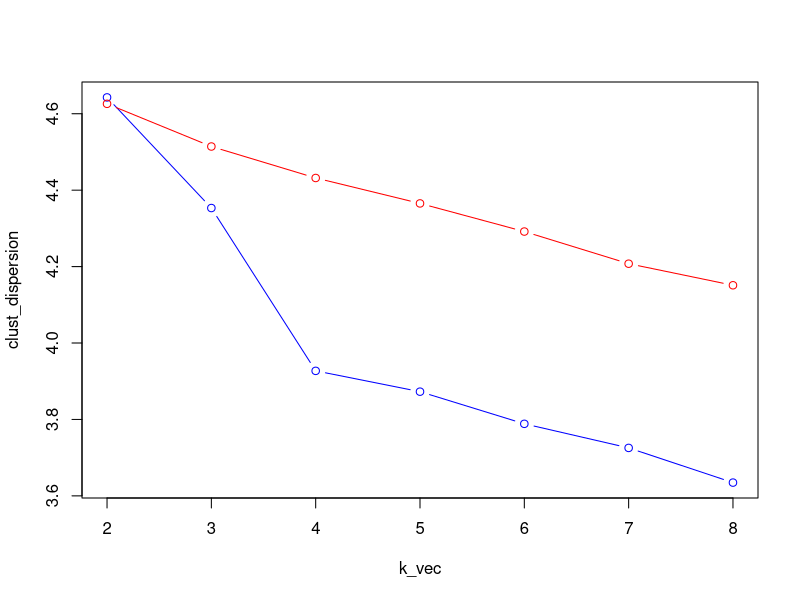
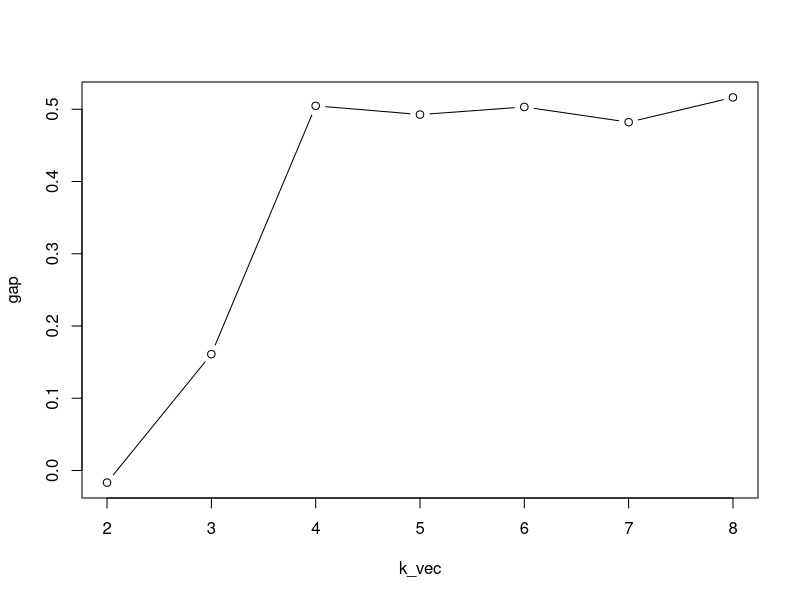

Source code (R) for these figures, in order:
library(purrr)

set.seed(1)

nclust = 5 #number of clusters
n = 6 #number of species per cluster
nspec = nclust * n
nres = 20 #number of traits per species

makeI = \(nclust, nspec, nres) {
  clust_traits = matrix(0, nrow = nclust, ncol = nres)
  nconsume = floor(nres/nclust)
  for (i in 1:nclust) {
    clust_traits[i, (nconsume * (i-1) + 1):(nconsume * i)] = rep(1, nconsume)
  }
  nspec = nclust * n
  I = matrix(0, nrow = nspec, nres)
  for (i in 1:nspec) {
    I[i,] = clust_traits[ceiling(i/n),]
    for (j in 1:nres) {
      flip = rbernoulli(1, 0.1)
      if (flip == 1) {
        if (I[i,j] == 0) {
          I[i,j] = 1
        }
        else {
          I[i,j] = 0
        }
      }
    }
  }
  return(I)
}

data = makeI(nclust, nspec, nres)
#weights = runif(nspec)
weights = c(rep(.01, nspec/5), rep(.9, 4 * nspec / 5))
#weights = rep(1, nspec)

weighted_hamming_dist = function(vec1, vec2, weight) {
  distance <- sum(vec1 != vec2) * weight
  return(distance)
}

weighted_mode = function(x, weights) {
  unique_vals = unique(x)
  weighted_freq = sapply(unique_vals, function(val) {
    sum(weights[x == val])
  })
  unique_vals[which.max(weighted_freq)]
  #unique_vals[which.max(rank(weighted_freq, ties.method = "random"))]
}

init_centers = function(data, weights, k) {
  n = nrow(data)
  centers = matrix(nrow = k, ncol = ncol(data))
  first_center_idx = sample(1:n, 1)
  centers[1, ] = data[first_center_idx, ]
  
  for (i in 2:k) {
    min_diss = apply(data, 1, function(obs) {
      min(sapply(1:(i-1), function(c) {
        weighted_hamming_dist(obs, centers[c, ], weights)
      }))
    })
    
    prob <- min_diss^2 / sum(min_diss^2)
    
    next_center_idx = sample(1:n, 1, prob = prob)
    centers[i, ] = data[next_center_idx, ]
  }
  
  return(centers)
}

weighted_k_modes = function(data, weights, k, max_iter) {
  centers = init_centers(data, weights, k)
  #centers = data[sample(1:nrow(data), k), ]
  clusters = rep(0, nrow(data))
  convergence = 0
  iter = 1
  
  while (convergence == 0) {
    for (i in 1:nrow(data)) {
      centers_dists = rep(0, k)
      for (j in 1:k) {
        centers_dists[j] = weighted_hamming_dist(data[i,], centers[j,], weights[i])
      }
      clusters[i] = which.min(centers_dists)
    }
    
    new_centers = centers
    for (i in 1:k) {
      cluster_pts = data[clusters == i, , drop = FALSE]
      clusters_wts = weights[clusters == i]
      new_centers[i,] = apply(cluster_pts, 2, weighted_mode, weights = weights)
    }
    
    if (all(centers == new_centers) || iter == max_iter) {
      convergence = 1
    }
    
    centers = new_centers
    iter = iter + 1
  }
  list(clusters = clusters, centers = centers)
}

calculate_within_cluster_error = function(data, clusters, centers, weights) {
  total_error = 0
  
  for (i in unique(clusters)) {
    cluster_data = data[clusters == i, , drop = FALSE]
    cluster_weights = weights[clusters == i]
    cluster_center = centers[i, ]
    
    for (j in 1:nrow(cluster_data)) {
      dissimilarity = sum((cluster_data[j, ] != cluster_center) * cluster_weights[j])
      total_error = total_error + dissimilarity
    }
  }
  
  return(total_error)
}

get_null_data = function(data) {
  n = nrow(data)
  m = ncol(data)
  null_data = matrix(0, nrow = n, ncol = m)
  
  for (j in 1:m) {
    null_data[,j] = sample(data[,j], n, replace = T)
  }
  
  return(null_data)
}

k_vec = 2:8
clust_dispersion = rep(0, length(k_vec))
for (i in 1:length(k_vec)) {
  errs = rep(0, 10)
  for (j in 1:10) {
    kmode = weighted_k_modes(data, weights, k_vec[i], max_iter = 100)
    errs[j] = calculate_within_cluster_error(data, kmode$clusters, kmode$centers, weights)
  }
  clust_dispersion[i] = log(min(errs))
}

n_bootstrap = 10
null_clust_dispersion = matrix(0, nrow = n_bootstrap, ncol = length(k_vec))

for (i in 1:n_bootstrap) {
  null_data = get_null_data(data)
  for (j in 1:length(k_vec)) {
    errs = rep(0, 10)
    for (k in 1:10) {
      kmode = weighted_k_modes(null_data, weights, k_vec[j], max_iter = 100)
      errs[k] = calculate_within_cluster_error(null_data, kmode$clusters, kmode$centers, weights)
    }
    null_clust_dispersion[i,j] = log(min(errs))
  }
}

null_clust_dispersion_avg = colSums(null_clust_dispersion) / n_bootstrap

gap = null_clust_dispersion_avg - clust_dispersion

plot(k_vec, clust_dispersion, type = 'b', col = 'blue')
lines(k_vec, null_clust_dispersion_avg, type = 'b', col = 'red')
legend(5,5.5,c("Actual log W","Bootstrapped log W"), lwd=c(5,2), col=c("blue","red"), y.intersp=1.5)

plot(k_vec, gap, type = 'b')

#now have to implement to the actual model